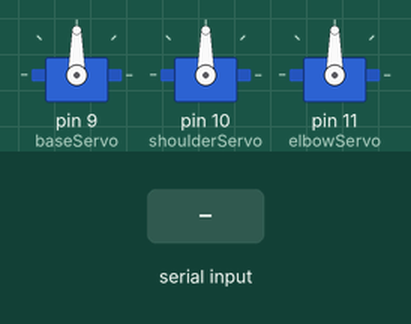
Simulated run of this sketch. Board: Arduino Uno, built with avr-gcc and run on an emulated ATmega328P. Parts: 3 × servo. Inputs (shaded band) come from the test bench.

Above: at 1.2 s.
1.3 s: "L" received over the second serial link
At 2.1 s:
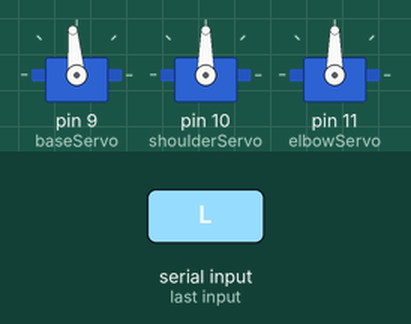
2.8 s: "L" received over the second serial link
At 3.2 s:
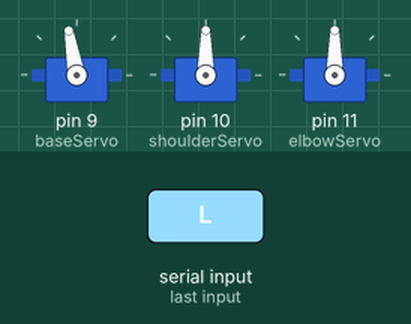
4.3 s: "R" received over the second serial link
At 5.6 s:
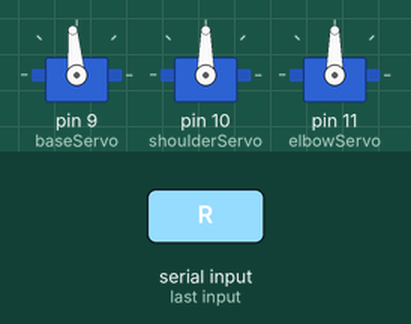
Timing chart, 0 to 7.3 s (numbered marks = the images above; inputs shaded):
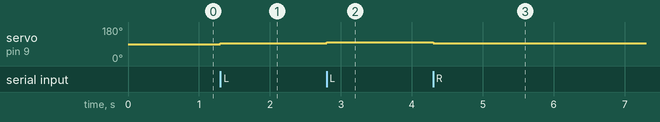

The sketch:

Robotic_Arm.ino
```cpp
#include <SoftwareSerial.h>
#include <Servo.h>

// SoftwareSerial pins (RX, TX)
// Connect HC-05 TX to Pin 2, and HC-05 RX to Pin 3
SoftwareSerial BTSerial(2, 3);

Servo baseServo;      // Base rotation
Servo shoulderServo;  // Lower arm link
Servo elbowServo;     // Upper arm/welding tip

// Default neutral angles
int basePos = 90;
int shoulderPos = 90;
int elbowPos = 90;

const int stepSize = 5; // Step movement per command

void setup() {
  BTSerial.begin(9600);

  baseServo.attach(9);
  shoulderServo.attach(10);
  elbowServo.attach(11);

  // Set initial home positions
  baseServo.write(basePos);
  shoulderServo.write(shoulderPos);
  elbowServo.write(elbowPos);
}

void loop() {
  if (BTSerial.available()) {
    char cmd = BTSerial.read();

    // Base Servo (Left / Right)
    if (cmd == 'L' && basePos < 180) basePos += stepSize;
    else if (cmd == 'R' && basePos > 0) basePos -= stepSize;

    // Shoulder Servo (Forward / Back)
    else if (cmd == 'F' && shoulderPos < 180) shoulderPos += stepSize;
    else if (cmd == 'B' && shoulderPos > 0) shoulderPos -= stepSize;

    // Elbow / Tip Servo (Up / Down)
    else if (cmd == 'U' && elbowPos < 180) elbowPos += stepSize;
    else if (cmd == 'D' && elbowPos > 0) elbowPos -= stepSize;

    // Update positions
    baseServo.write(basePos);
    shoulderServo.write(shoulderPos);
    elbowServo.write(elbowPos);
  }
}
```

Measured:
- after the input at 1.3 s, servo on pin 9 (baseServo): 90° → 95° at once
- after the input at 2.8 s, servo on pin 9 (baseServo): 95° → 100° at once
- after the input at 4.3 s, servo on pin 9 (baseServo): 100° → 95° at once
